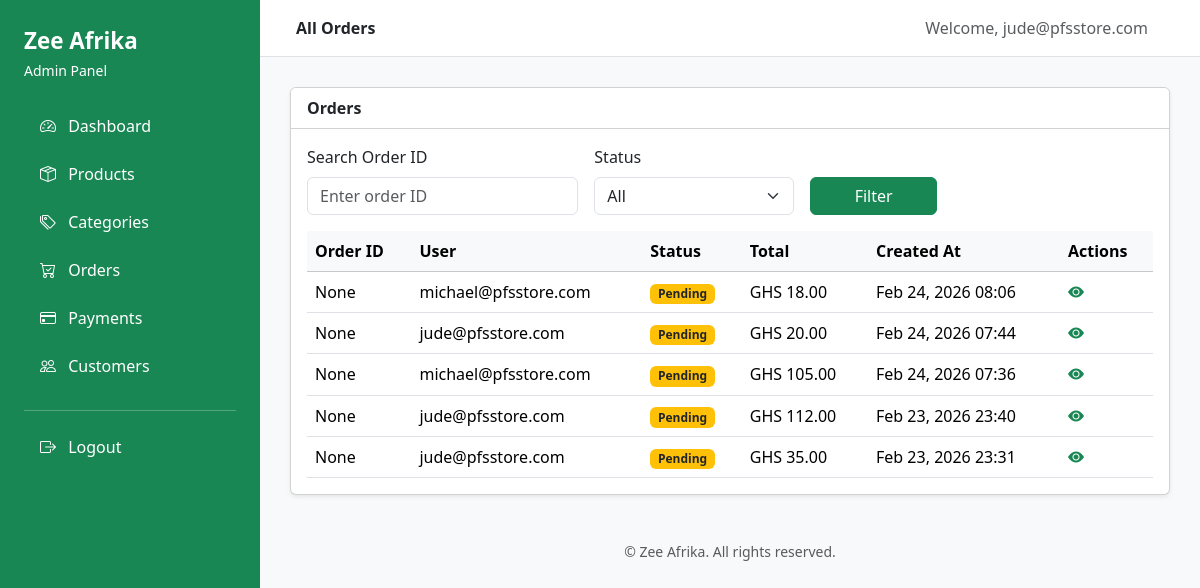
/admin-dashboard/orders/ (signed in), run on an earlier commit of the app's database.
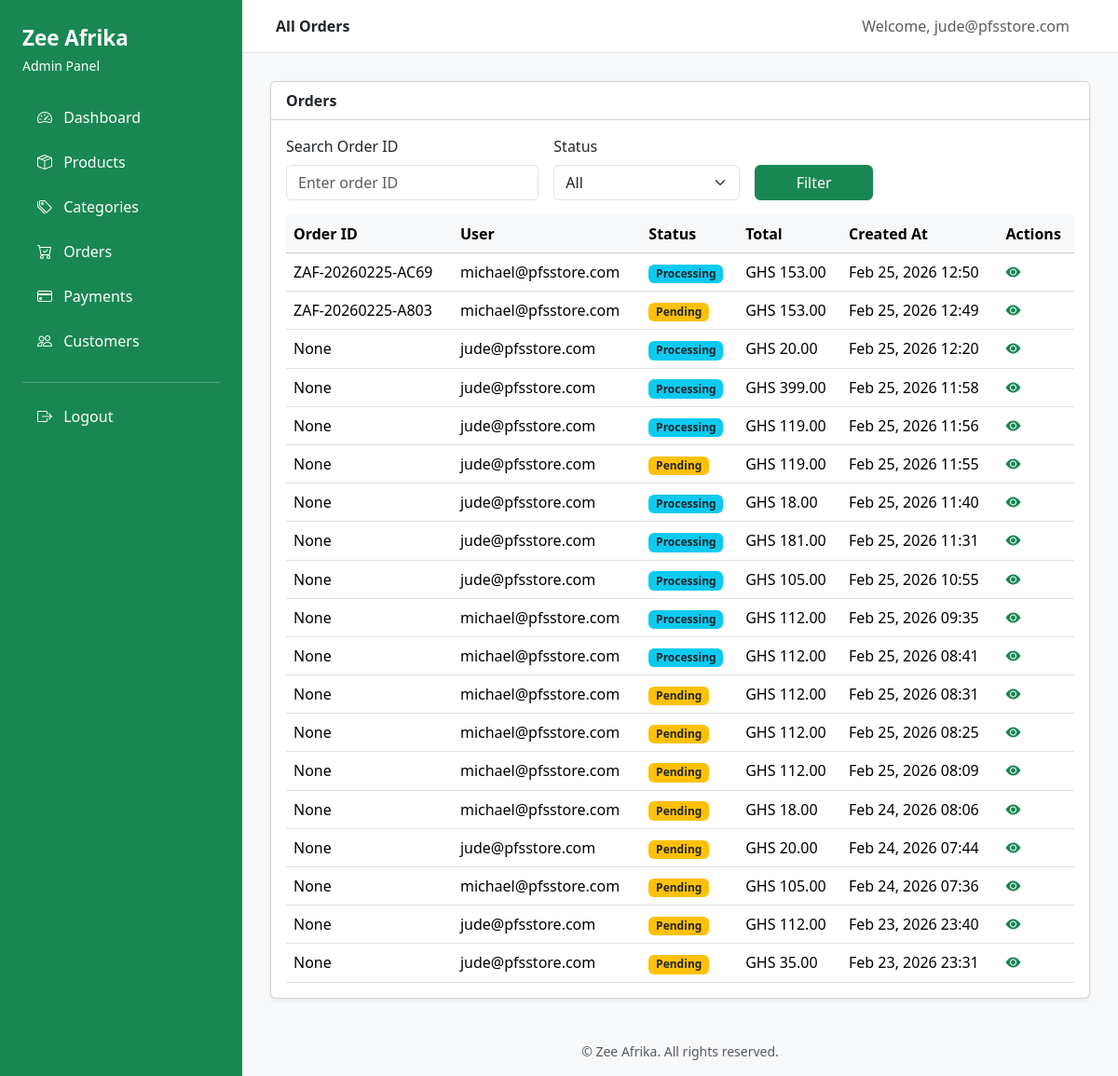
And on a later commit of the database.
### main/models.py (models this page shows, shortened)
class Order(models.Model):
    STATUS_CHOICES = [
        ('pending', 'Pending'),
        ('processing', 'Processing'),
        ('shipped', 'Shipped'),
        ('completed', 'Completed'),
        ('cancelled', 'Cancelled'),
    ]
    user = models.ForeignKey(
        settings.AUTH_USER_MODEL,
        on_delete=models.CASCADE
    )
    shipping_address = models.ForeignKey(
        ShippingAddress,
        on_delete=models.SET_NULL,
        null=True
    )
    status = models.CharField(
        max_length=20,
        choices=STATUS_CHOICES,
        default='pending'
    )
    total_amount = models.DecimalField(
        max_digits=10,
        decimal_places=2,
        default=0
    )
    created_at = models.DateTimeField(auto_now_add=True)
    is_paid = models.BooleanField(default=False)
    custom_id = models.CharField(max_length=20, unique=True, blank=True, null=True)

### accounts/models.py (models this page shows, shortened)
class CustomUser(AbstractBaseUser, PermissionsMixin):
    email = models.EmailField(unique=True)
    first_name = models.CharField(max_length=30, blank=True)
    last_name = models.CharField(max_length=30, blank=True)
    is_active = models.BooleanField(default=True)
    is_staff = models.BooleanField(default=False)
    objects = CustomUserManager()
    USERNAME_FIELD = 'email'
    REQUIRED_FIELDS = []

### dashboard/views.py (the view)
# urls.py: path('orders/', views.orders_list, name='dashboard_orders_list'),
@staff_member_required
def orders_list(request):
    orders = Order.objects.select_related('shipping_address').order_by('-created_at')
    search_query = request.GET.get('search', '')
    status_filter = request.GET.get('status', '')
    if search_query:
        orders = orders.filter(custom_id__icontains=search_query)
    if status_filter:
        orders = orders.filter(status=status_filter)
    return render(request, "dashboard/orders_list.html", {
        "orders": orders,
        "search_query": search_query,
        "status_filter": status_filter,
    })

### main/context_processors.py (called while the page is built)
def cart_count(request):
    if request.user.is_authenticated:
        cart, created = Cart.objects.get_or_create(user=request.user)
        count = sum(item.quantity for item in cart.items.all())
    else:
        count = 0
    return {
        "cart_count": count
    }

### dashboard/templates/dashboard/orders_list.html (shortened to what this page needs)
{% extends "dashboard/base.html" %} {% load static %}  {% block page_title %}All Orders{% endblock %}
{% block content %}
<div class="card shadow-sm">
  <div class="card-header bg-white fw-semibold">Orders</div>
  <div class="card-body">
    <form method="get" class="row g-3 mb-3 align-items-end">
      <div class="col-md-4">
        <label for="search" class="form-label">Search Order ID</label>
        <input
          type="text"
          name="search"
          id="search"
          value="{{ request.GET.search|default:'' }}"
          class="form-control"
          placeholder="Enter order ID"
        />
      </div>
      <div class="col-md-3">
        <label for="status" class="form-label">Status</label>
        <select name="status" id="status" class="form-select">
          <option value="">All</option>
        </select>
      </div>
      <div class="col-md-2">
        <button type="submit" class="btn btn-success w-100">Filter</button>
      </div>
    </form>
    <div class="table-responsive">
      <table class="table table-hover mb-0">
        <thead class="table-light">
          <tr>
            <th>Order ID</th>
            <th>User</th>
            <th>Status</th>
            <th>Total</th>
            <th>Created At</th>
            <th>Actions</th>
          </tr>
        </thead>
        <tbody>
          {% for order in orders %}
          <tr>
            <td>{{ order.custom_id }}</td>
            <td>{{ order.user.email }}</td>
            <td>
              {% if order.status == "pending" %}
              <span class="badge bg-warning text-dark">Pending</span>
              {% elif order.status == "processing" %}
              <span class="badge bg-info text-dark">Processing</span>
              {% elif order.status == "shipped" %}
              <span class="badge bg-primary">Shipped</span>
              {% elif order.status == "completed" %}
              <span class="badge bg-success">Completed</span>
              {% elif order.status == "cancelled" %}
              <span class="badge bg-danger">Cancelled</span>
              {% endif %}
            </td>
            <td>GHS {{ order.total_amount }}</td>
            <td>{{ order.created_at|date:"M d, Y H:i" }}</td>
            <td>
              <a
                href="{% url 'dashboard_order_detail' order.custom_id %}"
                class="text-success me-2"
                data-bs-toggle="tooltip"
                title="View Order"
              >
                <i class="bi bi-eye-fill"></i>
              </a>
            </td>
          </tr>
          {% empty %}
          <tr>
            <td colspan="6" class="text-center text-muted">No orders found</td>
          </tr>
          {% endfor %}
        </tbody>
      </table>
    </div>
  </div>
</div>
{% endblock %}

What changed in the data, as far as the page shows it:
added Order: custom_id "ZAF-20260225-AC69", user.email "michael@pfsstore.com", status "Processing", total_amount "153.00", created_at "Feb 25, 2026 12:50"
added Order: custom_id "ZAF-20260225-A803", user.email "michael@pfsstore.com", status "Pending", total_amount "153.00", created_at "Feb 25, 2026 12:49"
added Order: custom_id "None", user.email "jude@pfsstore.com", status "Processing", total_amount "20.00", created_at "Feb 25, 2026 12:20"
added Order: custom_id "None", user.email "jude@pfsstore.com", status "Processing", total_amount "399.00", created_at "Feb 25, 2026 11:58"
added Order: custom_id "None", user.email "jude@pfsstore.com", status "Processing", total_amount "119.00", created_at "Feb 25, 2026 11:56"
added Order: custom_id "None", user.email "jude@pfsstore.com", status "Pending", total_amount "119.00", created_at "Feb 25, 2026 11:55"
added Order: custom_id "None", user.email "jude@pfsstore.com", status "Processing", total_amount "18.00", created_at "Feb 25, 2026 11:40"
added Order: custom_id "None", user.email "jude@pfsstore.com", status "Processing", total_amount "181.00", created_at "Feb 25, 2026 11:31"
added Order: custom_id "None", user.email "jude@pfsstore.com", status "Processing", total_amount "105.00", created_at "Feb 25, 2026 10:55"
added Order: custom_id "None", user.email "michael@pfsstore.com", status "Processing", total_amount "112.00", created_at "Feb 25, 2026 09:35"
added Order: custom_id "None", user.email "michael@pfsstore.com", status "Processing", total_amount "112.00", created_at "Feb 25, 2026 08:41"
added Order: custom_id "None", user.email "michael@pfsstore.com", status "Pending", total_amount "112.00", created_at "Feb 25, 2026 08:31"
added Order: custom_id "None", user.email "michael@pfsstore.com", status "Pending", total_amount "112.00", created_at "Feb 25, 2026 08:25"
added Order: custom_id "None", user.email "michael@pfsstore.com", status "Pending", total_amount "112.00", created_at "Feb 25, 2026 08:09"
